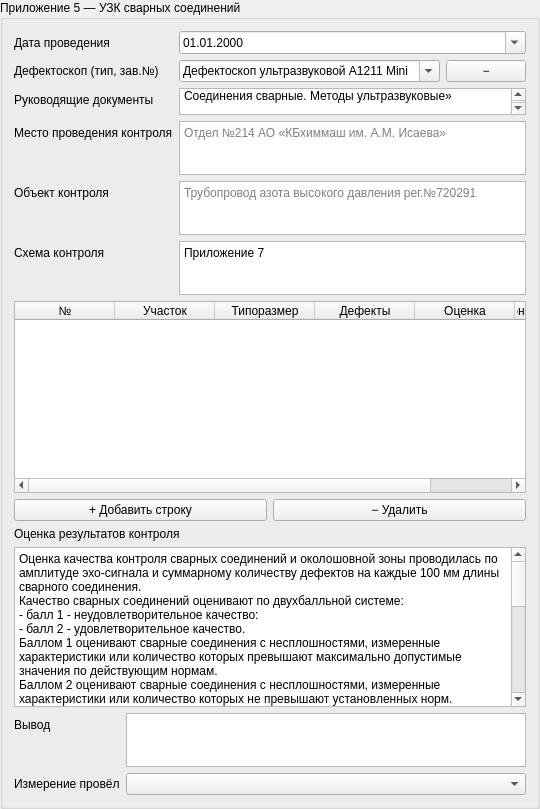
<widget class="QGroupBox" name="uzk_group">
 <property name="title"><string>Приложение 5 — УЗК сварных соединений</string></property>
 <layout class="QVBoxLayout" name="uzk_vlayout">
  <item><layout class="QFormLayout" name="uzk_form">
   <item row="0" column="0"><widget class="QLabel" name="label_uzk_date"><property name="text"><string>Дата проведения</string></property></widget></item>
   <item row="0" column="1"><widget class="QDateEdit" name="uzk_date">
 <property name="calendarPopup"><bool>true</bool></property>
 <property name="displayFormat"><string>dd.MM.yyyy</string></property>
</widget></item>
   <item row="1" column="0"><widget class="QLabel" name="label_uzk_device"><property name="text"><string>Дефектоскоп (тип, зав.№)</string></property></widget></item>
   <item row="1" column="1"><layout class="QHBoxLayout" name="uzk_device_layout">
<item><widget class="QComboBox" name="uzk_device">
 <property name="editable"><bool>true</bool></property>
 <item><property name="text"><string>Дефектоскоп ультразвуковой A1211 Mini</string></property></item>
</widget></item>
<item><widget class="QPushButton" name="pushButt_removeUzkDevice"><property name="text"><string>−</string></property></widget></item>
</layout></item>
   <item row="2" column="0"><widget class="QLabel" name="label_uzk_guidance_docs"><property name="text"><string>Руководящие документы</string></property></widget></item>
   <item row="2" column="1"><widget class="QPlainTextEdit" name="uzk_guidance_docs">
 <property name="minimumSize"><size><width>0</width><height>27</height></size></property>
 <property name="maximumSize"><size><width>16777215</width><height>27</height></size></property>
 <property name="plainText"><string>ГОСТ Р 55724-2013 «Контроль неразрушающий. Соединения сварные. Методы ультразвуковые»</string></property>
</widget></item>
  <item row="3" column="0">
 <widget class="QLabel" name="label_uzkctrlplace"><property name="text"><string>Место проведения контроля</string></property></widget>
</item>
<item row="3" column="1">
 <widget class="QPlainTextEdit" name="uzk_control_place">
 <property name="minimumSize"><size><width>0</width><height>27</height></size></property>
 <property name="maximumSize"><size><width>16777215</width><height>54</height></size></property>
<property name="placeholderText"><string>Отдел №214 АО «КБхиммаш им. А.М. Исаева»</string></property>
</widget>
</item>
<item row="4" column="0">
 <widget class="QLabel" name="label_uzkctrlobj"><property name="text"><string>Объект контроля</string></property></widget>
</item>
<item row="4" column="1">
 <widget class="QPlainTextEdit" name="uzk_control_object">
 <property name="minimumSize"><size><width>0</width><height>27</height></size></property>
 <property name="maximumSize"><size><width>16777215</width><height>54</height></size></property>
<property name="placeholderText"><string>Трубопровод азота высокого давления рег.№720291</string></property>
</widget>
</item>
<item row="5" column="0">
 <widget class="QLabel" name="label_uzkctrlscheme"><property name="text"><string>Схема контроля</string></property></widget>
</item>
<item row="5" column="1">
 <widget class="QPlainTextEdit" name="uzk_control_scheme">
 <property name="minimumSize"><size><width>0</width><height>27</height></size></property>
 <property name="maximumSize"><size><width>16777215</width><height>54</height></size></property>
<property name="plainText"><string>Приложение 7</string></property>
<property name="placeholderText"><string /></property>
</widget>
</item>
</layout></item>
  <item><widget class="QTableWidget" name="table_uzk">
 <property name="minimumSize"><size><width>0</width><height>140</height></size></property>
 <property name="rowCount"><number>0</number></property>
 <property name="columnCount"><number>6</number></property>
<column><property name="text"><string>№</string></property></column>
<column><property name="text"><string>Участок</string></property></column>
<column><property name="text"><string>Типоразмер</string></property></column>
<column><property name="text"><string>Дефекты</string></property></column>
<column><property name="text"><string>Оценка</string></property></column>
<column><property name="text"><string>Контроледоступность</string></property></column>
</widget></item>
  <item><layout class="QHBoxLayout" name="uzk_row_buttons">
<item><widget class="QPushButton" name="pushButt_addUzkRow"><property name="text"><string>+ Добавить строку</string></property></widget></item>
<item><widget class="QPushButton" name="pushButt_removeUzkRow"><property name="text"><string>− Удалить</string></property></widget></item>
</layout></item>
  <item><widget class="QLabel" name="label_uzk_evaluation_text"><property name="text"><string>Оценка результатов контроля</string></property></widget></item>
  <item><widget class="QPlainTextEdit" name="uzk_evaluation_text">
 <property name="minimumSize"><size><width>0</width><height>160</height></size></property>
 <property name="maximumSize"><size><width>16777215</width><height>160</height></size></property>
 <property name="plainText"><string>Оценка качества контроля сварных соединений и околошовной зоны проводилась по амплитуде эхо-сигнала и суммарному количеству дефектов на каждые 100 мм длины сварного соединения.
Качество сварных соединений оценивают по двухбалльной системе:
- балл 1 - неудовлетворительное качество:
- балл 2 - удовлетворительное качество.
Баллом 1 оценивают сварные соединения с несплошностями, измеренные характеристики или количество которых превышают максимально допустимые значения по действующим нормам.
Баллом 2 оценивают сварные соединения с несплошностями, измеренные характеристики или количество которых не превышают установленных норм.
Балл 2а - сварные соединения считают ограниченно годными, если в них обнаружены несплошности с Ак ≤ А ≤ Aбр; DL ≤ DL0 n ＜ n0,
Балл 2б – сварные соединения считают абсолютно годными, если в них не обнаружены несплошности с А ≥ Ак.
где, А - измеренная амплитуда эхо-сигнала от несплошности;
Ак и Абр - амплитуды контрольного и браковочного уровней чувствительности на глубине залегания несплошности;
DL и DL0 - измеренная условная протяженность несплошности и ее предельно допустимое значение;
n и n0 - измеренное количество несплошностей с n ≤ n0 на единицу длины сварного соединения (удельное количество) и предельно допустимое количество.
Допустимость несплошности по амплитуде А эхо-сигнала
Эхо-сигнал от несплошности превышает браковочный уровень и, следовательно, несплошность оценивается как недопустимый дефект.
Эхо-сигнал не превышает браковочный, но выше контрольного уровня чувствительности. Такая несплошность подлежит регистрации и дальнейшей оценке по условным размерам.
Эхо-сигнал ниже контрольного уровня чувствительности и не подлежит регистрации. В такой ситуации качество оценивается баллом 2б.
* Примечание:
- балл 2б - отсутствуют несплошности с амплитудой эхо-сигнала равной или большей контрольного уровня чувствительности.</string></property>
</widget></item>
  <item><layout class="QFormLayout" name="uzk_form2">
   <item row="0" column="0"><widget class="QLabel" name="label_uzk_concl"><property name="text"><string>Вывод</string></property></widget></item>
   <item row="0" column="1"><widget class="QPlainTextEdit" name="uzk_conclusion">
 <property name="minimumSize"><size><width>0</width><height>54</height></size></property>
 <property name="maximumSize"><size><width>16777215</width><height>54</height></size></property>
 <property name="placeholderText"><string /></property>
</widget></item>
   <item row="1" column="0"><widget class="QLabel" name="label_uzk_specialist"><property name="text"><string>Измерение провёл</string></property></widget></item>
   <item row="1" column="1"><widget class="QComboBox" name="uzk_specialist" /></item>
  </layout></item>
 </layout>
</widget>
